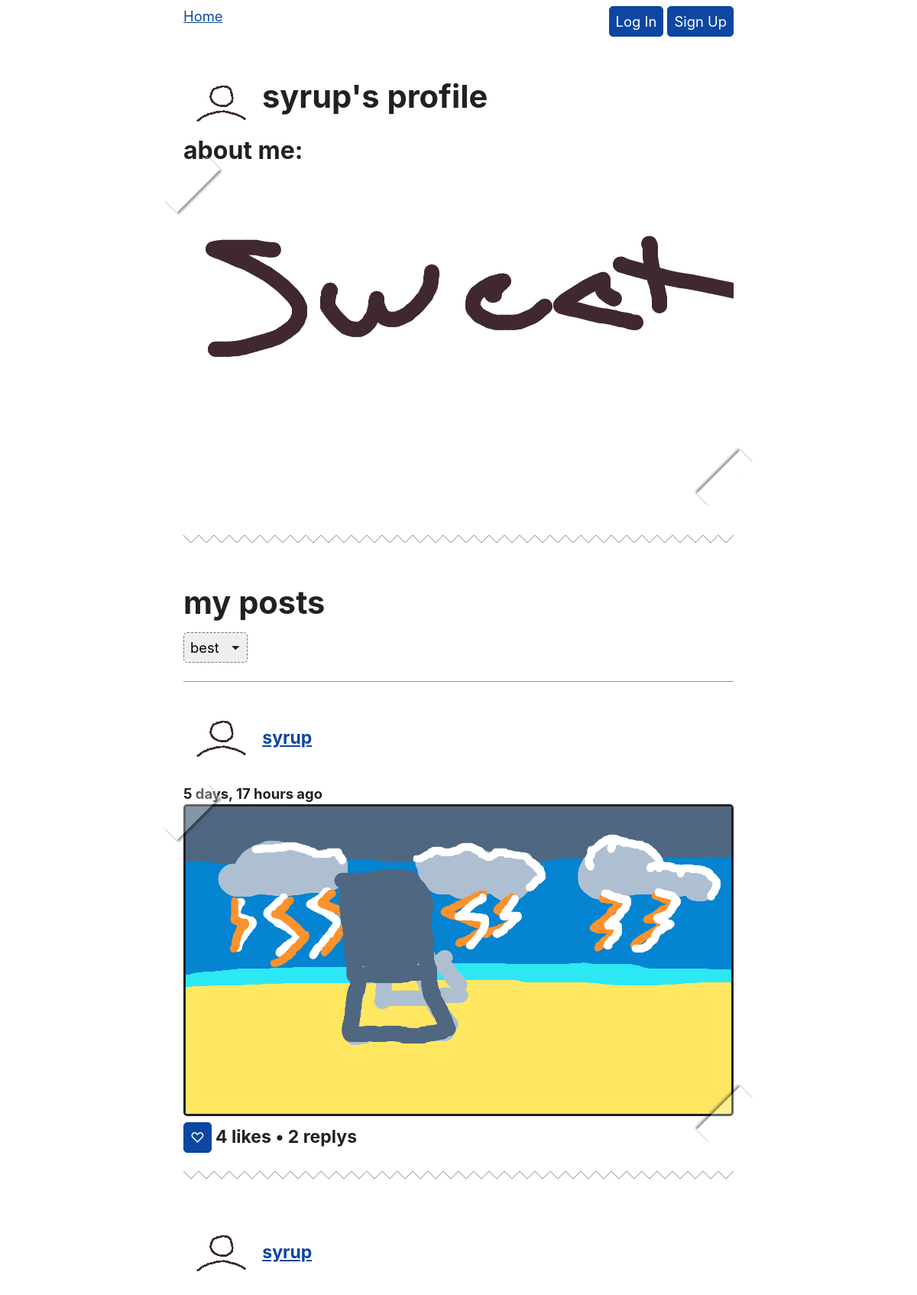
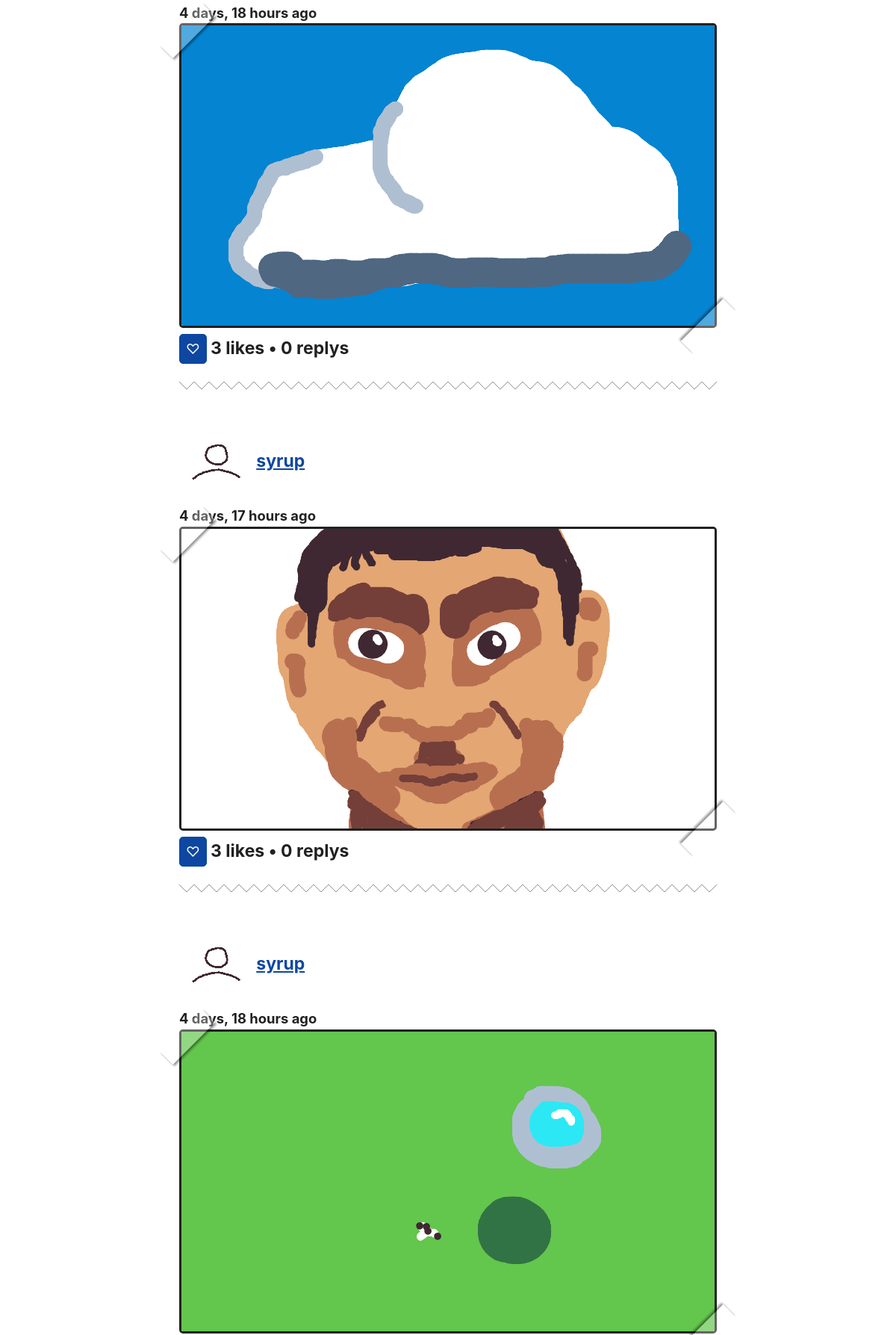
Page /profile/1/ (upper part) on the committed database (2 pictures, top to bottom).
### socialMedia/models.py (models this page shows, shortened)
class UserProfile(models.Model):
    user = models.OneToOneField(User, on_delete=models.CASCADE)
    profile_picture = models.ImageField(default="placeholders/fpfPlaceholder.png")
    bio_picture = models.ImageField(default="placeholders/bioPlaceholder.png")
    follows = models.ManyToManyField(
        "self",
        related_name="followed_by",
        symmetrical=False,
        blank=True
    )
    def __str__(self):
        return self.user.username

class Post(models.Model):
    body = models.ImageField()
    created_by = models.ForeignKey("UserProfile", on_delete=models.CASCADE)
    created_on = models.DateTimeField(auto_now_add=True)

### socialMedia/views.py (the view, shortened to what this page needs)
# urls.py: path('profile/<int:pk>/',views.profile_detail,name="profile_detail"),
def profile_detail(request, pk):
    profile = UserProfile.objects.get(pk=pk)
    page=1
    order_by="-like_count"
    url_sort_by="best"
    parsed_url = parse_qs(urlparse(request.build_absolute_uri()).query)
    if('page' in parsed_url):
        page=parsed_url['page'][0]
    posts = Post.objects.filter(created_by=pk)
    posts = Paginator(posts.annotate(like_count=Count('likes')+1).order_by(order_by), 10)
    context = {
        "profile" : profile,
        "posts": posts.page(page),
        "url_sort_by":url_sort_by,
        "sort_by" :order_by,
        "page" : page,
        "max_page" : posts.num_pages,
    }
    return render(request, "profile_detail.html", context)

### socialMedia/templates/profile_detail.html (shortened to what this page needs)
{% extends "base.html" %}
{% block page_content %}
    <!-- {% load static %}
    <img src="/media/{{post.body.name }}" alt="body image"> -->
    <div style="margin-top: 3rem;margin-bottom: 3rem;">
        <a href="{% url 'create_pfp' %}"><img style="height: 55px; border-style: none;vertical-align: middle;" src="/media/{{profile.profile_picture}}" alt="body image"></a>
        {% if user == profile.user %}
            <h2 style="display: inline;">your profile</h2>
            <br>
        {% else %}
            <h2 style="display: inline;">{{profile.user}}'s profile</h2>
        {% endif %}
        <h3 style="margin: 1rem 0 1rem 0;">about me:</h3>
        <div class="photo"><a href="{% url 'create_bio' %}"><img style="width: 100%; border-style: none; vertical-align: middle;" src="/media/{{profile.bio_picture}}" alt="body image"></a></div>
    </div>
    {% include 'components/break.html' %}
    <h2 style="margin: 1rem 0 1rem 0;">my posts</h2>
    {% include "components/sort.html" %}
    {% for post in posts %}
        {% include 'components/post.html' %}
    {% endfor %}
{% endblock page_content %}

### socialMedia/templates/components/break.html
<div class="holder">
    <div class="smallLine smallLine1"></div>
    <div class="smallLine smallLine2"></div>
</div>

### socialMedia/templates/components/post.html (shortened to what this page needs)
{% load static %}
{% load filters %}
<div class="post">
    <div>
        <h4>
            <a href="{% url 'profile_detail' post.created_by.pk%}"><img style="height: 55px; border-style: none;vertical-align: middle;" src="/media/{{post.created_by.profile_picture}}" alt="body image"></a>
            <a href="{% url 'profile_detail' post.created_by.pk%}">{{ post.created_by }}</a>
        </h4>
        <b>{{ post.created_on|timesince}} ago</b>
        <br>
        <div class="photo"><a href="{% url 'post_detail' post.pk%}"> <img class="art" src="/media/{{post.body.name }}" alt="body image"></a></div>
    </div>
    {% if user.is_authenticated %}
        <button onclick="like('{% url 'post_like' post.pk %}','{% url 'post_get_likes' post.pk %}',{{post.pk}},'{{ csrf_token }}')" id="p{{post.pk}}">
            {% if post.likes.all|dasame:user.pk %}
                ♥
            {% else %}
                ♡
            {% endif %}
        </button>
    {% else %}
        <form style="display: inline;" method="post" action="{% url 'login' %}">
            <button type="submit">♡</button>
        </form>
    {% endif %}
    <h4 id="pl{{post.pk}}" style="display: inline">{{post.likes.all.count}} likes • {{post.replys.all.count}} replys</h4>
    {% include 'components/break.html' %}
</div>

### rows in the picture
UserProfile: profile_picture (picture), user "syrup", bio_picture (picture)
Post: created_by.profile_picture (picture), created_by "syrup", created_on "5 days, 17 hours", body.name (picture), likes.all.count "4", replys.all.count "2"
Post: created_by.profile_picture (picture), created_by "syrup", created_on "4 days, 18 hours", body.name (picture), likes.all.count "3", replys.all.count "0"
Post: created_by.profile_picture (picture), created_by "syrup", created_on "4 days, 17 hours", body.name (picture), likes.all.count "3", replys.all.count "0"
Post: created_by.profile_picture (picture), created_by "syrup", created_on "4 days, 18 hours", body.name (picture)
